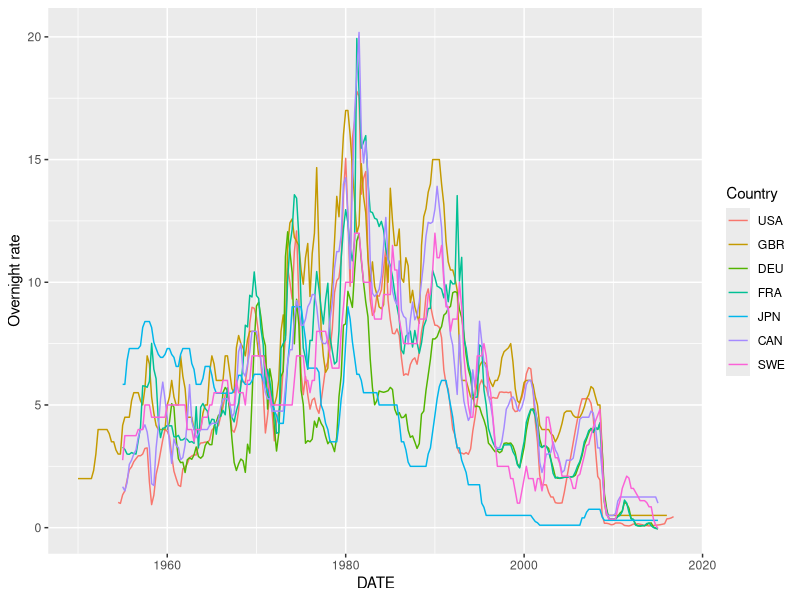
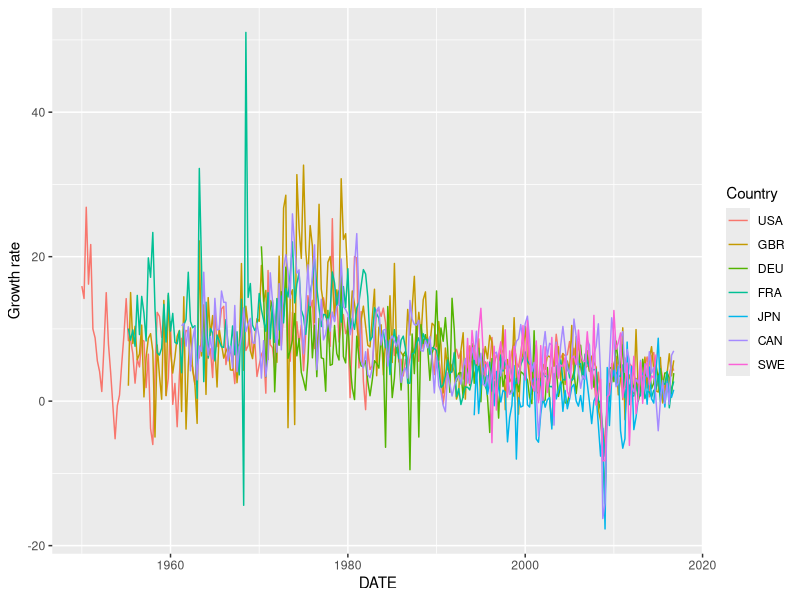
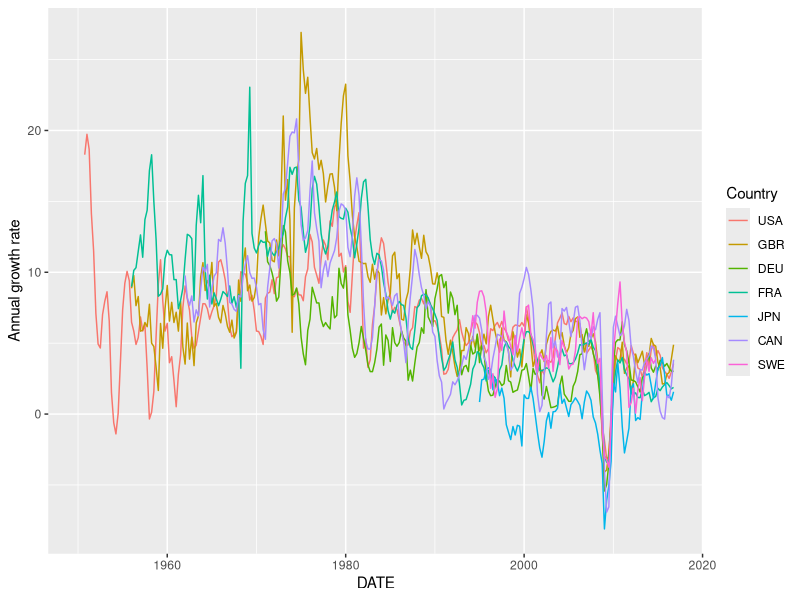
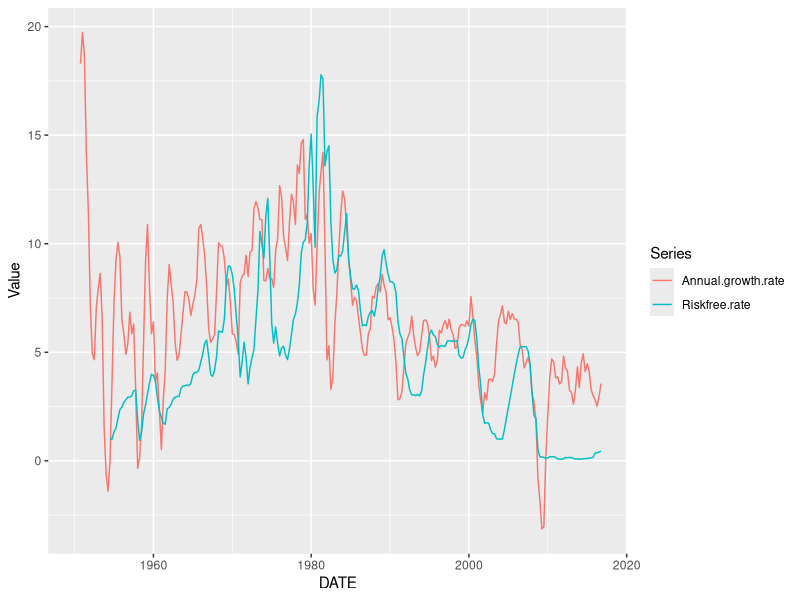
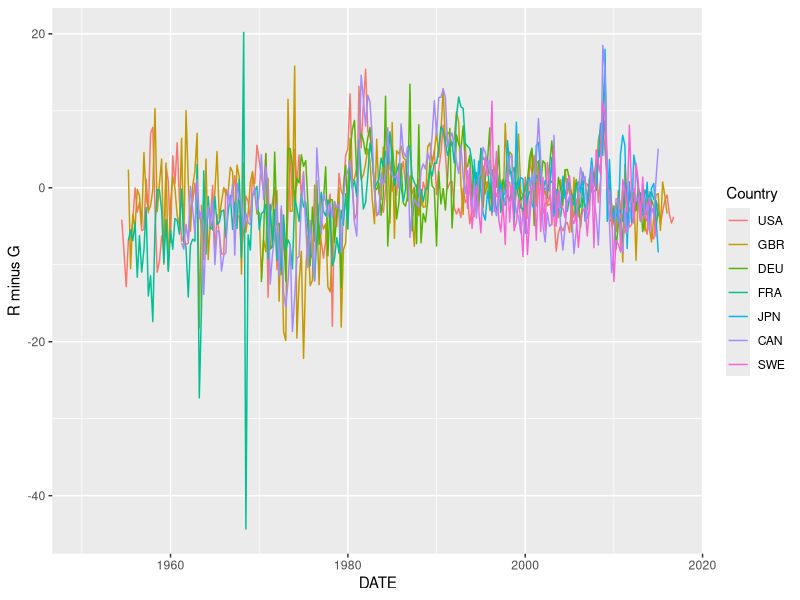
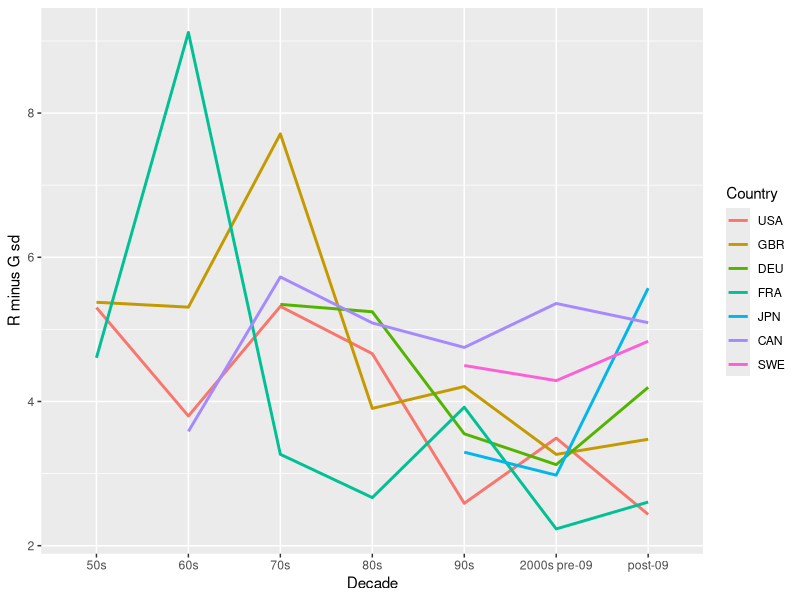
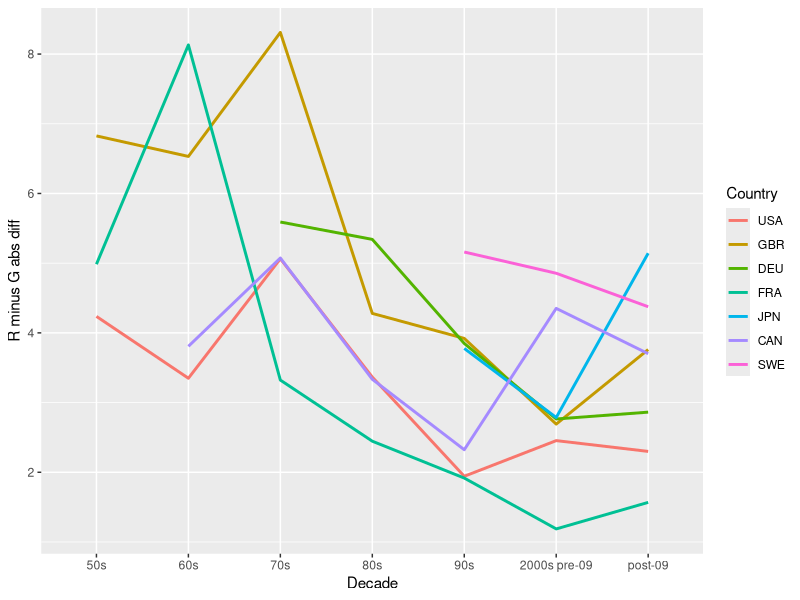

Recreate these plots in R, in order. (Note: this script raises an error after producing the figures.)
#####################################################################
# RminusG.R
#
# Session code to create charts for R minus G and similar
# 04apr2017
# Philip Barrett, Washington DC
#####################################################################

library(ggplot2)
library(reshape2)
library(lubridate)
library(scales)

rfr <- read.csv('data/riskfreerates.csv')
gth <- read.csv('data/growthrates.csv')
rfr <- rfr[,!(names(rfr)=='ESP')]
gth <- gth[,!(names(gth)=='ESP')]
rfr$DATE <- as.Date(rfr$DATE)
gth$DATE <- as.Date(gth$DATE)
    # Read and clean the data
gth[,-1] <- 100*( ( 1 + gth[,-1]/100 ) ^ 4 - 1 )
    # Annualize the quarterly growth rate

rfr.melt <- melt(rfr,id="DATE", variable.name='Country', value.name='Overnight rate')
ggplot(rfr.melt,aes(x=DATE,y=`Overnight rate`,colour=Country,group=Country)) + geom_line() +
  scale_x_date(labels=date_format("%Y"))

gth.melt <- melt(gth,id="DATE", variable.name='Country', value.name='Growth rate')
ggplot(gth.melt,aes(x=DATE,y=`Growth rate`,colour=Country,group=Country)) + geom_line() +
  scale_x_date(labels=date_format("%Y"))

gth.4 <- data.frame( DATE=gth$DATE, apply( gth[,-1], 2, function(x) filter(x,c(1,1,1,1), sides=1)/4 ) )
gth.4.melt <- melt(gth.4,id="DATE", variable.name='Country', value.name='Annual growth rate')
ggplot(gth.4.melt,aes(x=DATE,y=`Annual growth rate`,colour=Country,group=Country)) + geom_line() +
  scale_x_date(labels=date_format("%Y"))

usa.r.g <- data.frame( DATE=gth.4$DATE, 'Annual growth rate'=gth.4$USA, 'Riskfree rate'=rfr$USA )
usa.r.g.melt <- melt(usa.r.g,id="DATE", variable.name='Series', value.name='Value')
ggplot(usa.r.g.melt,aes(x=DATE,y=`Value`,colour=Series,group=Series)) + geom_line() +
  scale_x_date(labels=date_format("%Y"))

rminusg <- rfr - gth
rminusg$DATE <- as.Date(rfr$DATE)
    # R minus G
rminusg.melt <- melt(rminusg,id="DATE", variable.name='Country', value.name='R minus G')
ggplot(rminusg.melt,aes(x=DATE,y=`R minus G`,colour=Country,group=Country)) + geom_line() +
  scale_x_date(labels=date_format("%Y"))

cuts <-as.Date(c( '1950/01/01', '1960/01/01', '1970/01/01', '1980/01/01',
                  '1990/01/01', '2000/01/01', '2009/01/01', '2018/01/01'))
labs <- c('50s', '60s', '70s', '80s', '90s', '2000s pre-09', 'post-09')

decades.mu <- aggregate( rminusg[,-1], list(cut(rminusg$DATE, cuts, labs )), mean, na.rm=TRUE )
names(decades.mu)[1] <- 'Decade'
decades.mu.melt <- melt(decades.mu,id="Decade", variable.name='Country', value.name='R minus G')
g1 <- ggplot(decades.mu.melt,aes(x=Decade,y=`R minus G`,colour=Country,group=Country)) +
          geom_line(size=1) + ggtitle('Decadal means')

decades.sd <- aggregate( rminusg[,-1], list(cut(rminusg$DATE, cuts, labs )), sd, na.rm=TRUE)
names(decades.sd)[1] <- 'Decade'
decades.sd.melt <- melt(decades.sd,id="Decade", variable.name='Country', value.name='R minus G sd')
ggplot(decades.sd.melt,aes(x=Decade,y=`R minus G sd`,colour=Country,group=Country)) + geom_line(size=1)

decades.ad <- aggregate( rminusg[,-1], list(cut(rminusg$DATE, cuts, labs )), function(x) mean(abs(diff(x)), na.rm=TRUE) )
names(decades.ad)[1] <- 'Decade'
decades.ad.melt <- melt(decades.ad,id="Decade", variable.name='Country', value.name='R minus G abs diff')
ggplot(decades.ad.melt,aes(x=Decade,y=`R minus G abs diff`,colour=Country,group=Country)) + geom_line(size=1)

decades.aad <- aggregate( rminusg[,-1], list(cut(rminusg$DATE, cuts, labs )), function(x) mean(abs(x-mean(x,na.rm=TRUE)), na.rm=TRUE) )
names(decades.aad)[1] <- 'Decade'
decades.aad.melt <- melt(decades.aad,id="Decade", variable.name='Country', value.name='R minus G aad')
g2 <- ggplot(decades.aad.melt,aes(x=Decade,y=`R minus G aad`,colour=Country,group=Country)) +
        geom_line(size=1) + ggtitle('Decadal AAD')

multiplot(g1,g2)
pdf('~/Dropbox/2017/research/debtLimits/charts/rminusg.pdf')
multiplot(g1,g2)
dev.off()
